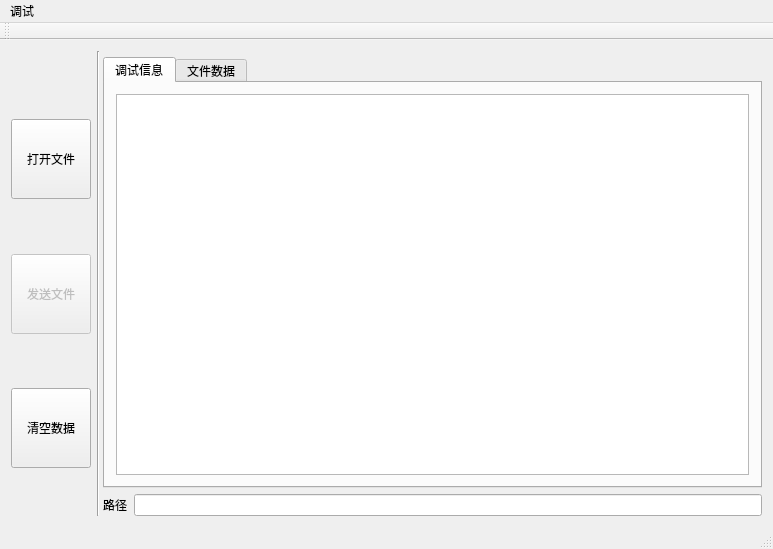
<?xml version="1.0" encoding="UTF-8"?>
<ui version="4.0">
 <class>MainWindow</class>
 <widget class="QMainWindow" name="MainWindow">
  <property name="geometry">
   <rect>
    <x>0</x>
    <y>0</y>
    <width>773</width>
    <height>549</height>
   </rect>
  </property>
  <property name="windowTitle">
   <string>MainWindow</string>
  </property>
  <widget class="QWidget" name="centralWidget">
   <layout class="QGridLayout" name="gridLayout" columnstretch="0,0,10">
    <item row="0" column="0" rowspan="2">
     <layout class="QVBoxLayout" name="verticalLayout_2">
      <item>
       <widget class="QLabel" name="labelIcon">
        <property name="text">
         <string/>
        </property>
        <property name="pixmap">
         <pixmap resource="images.qrc">:/images/vital_lable.png</pixmap>
        </property>
       </widget>
      </item>
      <item>
       <spacer name="verticalSpacer">
        <property name="orientation">
         <enum>Qt::Vertical</enum>
        </property>
        <property name="sizeHint" stdset="0">
         <size>
          <width>20</width>
          <height>40</height>
         </size>
        </property>
       </spacer>
      </item>
      <item>
       <widget class="QPushButton" name="pushButtonOpenFile">
        <property name="minimumSize">
         <size>
          <width>0</width>
          <height>80</height>
         </size>
        </property>
        <property name="text">
         <string>打开文件</string>
        </property>
       </widget>
      </item>
      <item>
       <spacer name="verticalSpacer_2">
        <property name="orientation">
         <enum>Qt::Vertical</enum>
        </property>
        <property name="sizeHint" stdset="0">
         <size>
          <width>20</width>
          <height>40</height>
         </size>
        </property>
       </spacer>
      </item>
      <item>
       <widget class="QPushButton" name="pushButtonSndFile">
        <property name="enabled">
         <bool>false</bool>
        </property>
        <property name="minimumSize">
         <size>
          <width>0</width>
          <height>80</height>
         </size>
        </property>
        <property name="text">
         <string>发送文件</string>
        </property>
       </widget>
      </item>
      <item>
       <spacer name="verticalSpacer_4">
        <property name="orientation">
         <enum>Qt::Vertical</enum>
        </property>
        <property name="sizeHint" stdset="0">
         <size>
          <width>20</width>
          <height>40</height>
         </size>
        </property>
       </spacer>
      </item>
      <item>
       <widget class="QPushButton" name="pushButtonClear">
        <property name="minimumSize">
         <size>
          <width>0</width>
          <height>80</height>
         </size>
        </property>
        <property name="text">
         <string>清空数据</string>
        </property>
       </widget>
      </item>
      <item>
       <spacer name="verticalSpacer_3">
        <property name="orientation">
         <enum>Qt::Vertical</enum>
        </property>
        <property name="sizeHint" stdset="0">
         <size>
          <width>20</width>
          <height>40</height>
         </size>
        </property>
       </spacer>
      </item>
     </layout>
    </item>
    <item row="0" column="1" rowspan="2" colspan="2">
     <widget class="Line" name="line">
      <property name="orientation">
       <enum>Qt::Vertical</enum>
      </property>
     </widget>
    </item>
    <item row="1" column="2">
     <layout class="QVBoxLayout" name="verticalLayout_4">
      <item>
       <widget class="QTabWidget" name="tabWidget">
        <property name="currentIndex">
         <number>0</number>
        </property>
        <widget class="QWidget" name="tabDebug">
         <attribute name="title">
          <string>调试信息</string>
         </attribute>
         <layout class="QVBoxLayout" name="verticalLayout_3">
          <item>
           <widget class="QTextBrowser" name="textBrowserDebug"/>
          </item>
         </layout>
        </widget>
        <widget class="QWidget" name="tabFileData">
         <attribute name="title">
          <string>文件数据</string>
         </attribute>
         <layout class="QVBoxLayout" name="verticalLayout">
          <item>
           <widget class="QTextBrowser" name="textBrowserFileData"/>
          </item>
         </layout>
        </widget>
       </widget>
      </item>
      <item>
       <layout class="QHBoxLayout" name="horizontalLayout">
        <item>
         <widget class="QLabel" name="labelFilePath">
          <property name="text">
           <string>路径</string>
          </property>
         </widget>
        </item>
        <item>
         <widget class="QLineEdit" name="lineEditFilePath"/>
        </item>
       </layout>
      </item>
     </layout>
    </item>
   </layout>
  </widget>
  <widget class="QMenuBar" name="menuBar">
   <property name="geometry">
    <rect>
     <x>0</x>
     <y>0</y>
     <width>773</width>
     <height>26</height>
    </rect>
   </property>
   <widget class="QMenu" name="menu">
    <property name="title">
     <string>调试</string>
    </property>
    <addaction name="actionStartApp"/>
    <addaction name="actionGetVer"/>
    <addaction name="separator"/>
    <addaction name="actionDebug"/>
    <addaction name="actionFileData"/>
   </widget>
   <addaction name="menu"/>
  </widget>
  <widget class="QToolBar" name="mainToolBar">
   <attribute name="toolBarArea">
    <enum>TopToolBarArea</enum>
   </attribute>
   <attribute name="toolBarBreak">
    <bool>false</bool>
   </attribute>
  </widget>
  <widget class="QStatusBar" name="statusBar"/>
  <action name="actionDebug">
   <property name="checkable">
    <bool>true</bool>
   </property>
   <property name="checked">
    <bool>true</bool>
   </property>
   <property name="text">
    <string>调试信息显示</string>
   </property>
  </action>
  <action name="actionStartApp">
   <property name="text">
    <string>启动程序</string>
   </property>
  </action>
  <action name="actionFileData">
   <property name="checkable">
    <bool>true</bool>
   </property>
   <property name="text">
    <string>查看文件数据</string>
   </property>
  </action>
  <action name="actionGetVer">
   <property name="text">
    <string>获取IAP版本</string>
   </property>
  </action>
 </widget>
 <layoutdefault spacing="6" margin="11"/>
 <resources>
  <include location="images.qrc"/>
 </resources>
 <connections/>
</ui>
